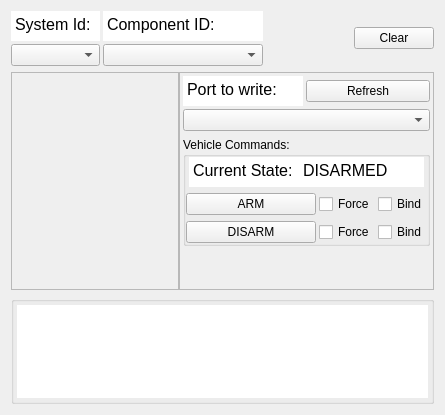
<?xml version="1.0" encoding="UTF-8"?>
<ui version="4.0">
 <class>MavlinkInspector</class>
 <widget class="QWidget" name="MavlinkInspector">
  <property name="geometry">
   <rect>
    <x>0</x>
    <y>0</y>
    <width>445</width>
    <height>415</height>
   </rect>
  </property>
  <property name="sizePolicy">
   <sizepolicy hsizetype="Preferred" vsizetype="Preferred">
    <horstretch>0</horstretch>
    <verstretch>0</verstretch>
   </sizepolicy>
  </property>
  <property name="minimumSize">
   <size>
    <width>440</width>
    <height>300</height>
   </size>
  </property>
  <property name="maximumSize">
   <size>
    <width>16777215</width>
    <height>16777215</height>
   </size>
  </property>
  <property name="windowTitle">
   <string>Form</string>
  </property>
  <property name="locale">
   <locale language="English" country="UnitedStates"/>
  </property>
  <layout class="QVBoxLayout" name="verticalLayout_8">
   <item>
    <layout class="QHBoxLayout" name="horizontalLayout">
     <property name="spacing">
      <number>3</number>
     </property>
     <item>
      <layout class="QVBoxLayout" name="verticalLayout">
       <property name="spacing">
        <number>3</number>
       </property>
       <item>
        <widget class="QTextBrowser" name="textBrowser_2">
         <property name="sizePolicy">
          <sizepolicy hsizetype="MinimumExpanding" vsizetype="Fixed">
           <horstretch>0</horstretch>
           <verstretch>0</verstretch>
          </sizepolicy>
         </property>
         <property name="minimumSize">
          <size>
           <width>80</width>
           <height>20</height>
          </size>
         </property>
         <property name="maximumSize">
          <size>
           <width>500</width>
           <height>30</height>
          </size>
         </property>
         <property name="sizeIncrement">
          <size>
           <width>0</width>
           <height>0</height>
          </size>
         </property>
         <property name="baseSize">
          <size>
           <width>0</width>
           <height>0</height>
          </size>
         </property>
         <property name="layoutDirection">
          <enum>Qt::LeftToRight</enum>
         </property>
         <property name="autoFillBackground">
          <bool>false</bool>
         </property>
         <property name="frameShape">
          <enum>QFrame::NoFrame</enum>
         </property>
         <property name="frameShadow">
          <enum>QFrame::Plain</enum>
         </property>
         <property name="verticalScrollBarPolicy">
          <enum>Qt::ScrollBarAlwaysOff</enum>
         </property>
         <property name="horizontalScrollBarPolicy">
          <enum>Qt::ScrollBarAlwaysOff</enum>
         </property>
         <property name="sizeAdjustPolicy">
          <enum>QAbstractScrollArea::AdjustToContents</enum>
         </property>
         <property name="lineWrapMode">
          <enum>QTextEdit::WidgetWidth</enum>
         </property>
         <property name="html">
          <string>&lt;!DOCTYPE HTML PUBLIC &quot;-//W3C//DTD HTML 4.0//EN&quot; &quot;http://www.w3.org/TR/REC-html40/strict.dtd&quot;&gt;
&lt;html&gt;&lt;head&gt;&lt;meta name=&quot;qrichtext&quot; content=&quot;1&quot; /&gt;&lt;meta charset=&quot;utf-8&quot; /&gt;&lt;style type=&quot;text/css&quot;&gt;
p, li { white-space: pre-wrap; }
hr { height: 1px; border-width: 0; }
li.unchecked::marker { content: &quot;\2610&quot;; }
li.checked::marker { content: &quot;\2612&quot;; }
&lt;/style&gt;&lt;/head&gt;&lt;body style=&quot; font-family:'Segoe UI'; font-size:9pt; font-weight:400; font-style:normal;&quot;&gt;
&lt;p style=&quot; margin-top:0px; margin-bottom:0px; margin-left:0px; margin-right:0px; -qt-block-indent:0; text-indent:0px;&quot;&gt;&lt;span style=&quot; font-size:12pt;&quot;&gt;System Id:&lt;/span&gt;&lt;/p&gt;&lt;/body&gt;&lt;/html&gt;</string>
         </property>
         <property name="textInteractionFlags">
          <set>Qt::NoTextInteraction</set>
         </property>
        </widget>
       </item>
       <item>
        <widget class="QComboBox" name="cmbx_sysid">
         <property name="sizePolicy">
          <sizepolicy hsizetype="MinimumExpanding" vsizetype="Fixed">
           <horstretch>30</horstretch>
           <verstretch>0</verstretch>
          </sizepolicy>
         </property>
         <property name="minimumSize">
          <size>
           <width>50</width>
           <height>0</height>
          </size>
         </property>
         <property name="maximumSize">
          <size>
           <width>500</width>
           <height>16777215</height>
          </size>
         </property>
         <property name="baseSize">
          <size>
           <width>0</width>
           <height>0</height>
          </size>
         </property>
        </widget>
       </item>
      </layout>
     </item>
     <item>
      <layout class="QVBoxLayout" name="verticalLayout_2">
       <property name="spacing">
        <number>3</number>
       </property>
       <item>
        <widget class="QTextBrowser" name="textBrowser_3">
         <property name="sizePolicy">
          <sizepolicy hsizetype="MinimumExpanding" vsizetype="Fixed">
           <horstretch>0</horstretch>
           <verstretch>0</verstretch>
          </sizepolicy>
         </property>
         <property name="minimumSize">
          <size>
           <width>160</width>
           <height>30</height>
          </size>
         </property>
         <property name="maximumSize">
          <size>
           <width>500</width>
           <height>30</height>
          </size>
         </property>
         <property name="sizeIncrement">
          <size>
           <width>0</width>
           <height>0</height>
          </size>
         </property>
         <property name="baseSize">
          <size>
           <width>0</width>
           <height>0</height>
          </size>
         </property>
         <property name="layoutDirection">
          <enum>Qt::LeftToRight</enum>
         </property>
         <property name="autoFillBackground">
          <bool>false</bool>
         </property>
         <property name="frameShape">
          <enum>QFrame::NoFrame</enum>
         </property>
         <property name="frameShadow">
          <enum>QFrame::Plain</enum>
         </property>
         <property name="verticalScrollBarPolicy">
          <enum>Qt::ScrollBarAlwaysOff</enum>
         </property>
         <property name="horizontalScrollBarPolicy">
          <enum>Qt::ScrollBarAlwaysOff</enum>
         </property>
         <property name="sizeAdjustPolicy">
          <enum>QAbstractScrollArea::AdjustToContents</enum>
         </property>
         <property name="lineWrapMode">
          <enum>QTextEdit::WidgetWidth</enum>
         </property>
         <property name="html">
          <string>&lt;!DOCTYPE HTML PUBLIC &quot;-//W3C//DTD HTML 4.0//EN&quot; &quot;http://www.w3.org/TR/REC-html40/strict.dtd&quot;&gt;
&lt;html&gt;&lt;head&gt;&lt;meta name=&quot;qrichtext&quot; content=&quot;1&quot; /&gt;&lt;meta charset=&quot;utf-8&quot; /&gt;&lt;style type=&quot;text/css&quot;&gt;
p, li { white-space: pre-wrap; }
hr { height: 1px; border-width: 0; }
li.unchecked::marker { content: &quot;\2610&quot;; }
li.checked::marker { content: &quot;\2612&quot;; }
&lt;/style&gt;&lt;/head&gt;&lt;body style=&quot; font-family:'Segoe UI'; font-size:9pt; font-weight:400; font-style:normal;&quot;&gt;
&lt;p style=&quot; margin-top:0px; margin-bottom:0px; margin-left:0px; margin-right:0px; -qt-block-indent:0; text-indent:0px;&quot;&gt;&lt;span style=&quot; font-size:12pt;&quot;&gt;Component ID:&lt;/span&gt;&lt;/p&gt;&lt;/body&gt;&lt;/html&gt;</string>
         </property>
         <property name="textInteractionFlags">
          <set>Qt::NoTextInteraction</set>
         </property>
        </widget>
       </item>
       <item>
        <widget class="QComboBox" name="cmbx_compid">
         <property name="sizePolicy">
          <sizepolicy hsizetype="MinimumExpanding" vsizetype="Fixed">
           <horstretch>30</horstretch>
           <verstretch>0</verstretch>
          </sizepolicy>
         </property>
         <property name="minimumSize">
          <size>
           <width>160</width>
           <height>0</height>
          </size>
         </property>
         <property name="maximumSize">
          <size>
           <width>500</width>
           <height>16777215</height>
          </size>
         </property>
         <property name="baseSize">
          <size>
           <width>0</width>
           <height>0</height>
          </size>
         </property>
        </widget>
       </item>
      </layout>
     </item>
     <item>
      <spacer name="horizontalSpacer">
       <property name="orientation">
        <enum>Qt::Horizontal</enum>
       </property>
       <property name="sizeType">
        <enum>QSizePolicy::Expanding</enum>
       </property>
       <property name="sizeHint" stdset="0">
        <size>
         <width>40</width>
         <height>20</height>
        </size>
       </property>
      </spacer>
     </item>
     <item>
      <widget class="QPushButton" name="btn_clear">
       <property name="text">
        <string>Clear</string>
       </property>
      </widget>
     </item>
    </layout>
   </item>
   <item>
    <layout class="QHBoxLayout" name="horizontalLayout_2">
     <property name="spacing">
      <number>0</number>
     </property>
     <item>
      <layout class="QVBoxLayout" name="verticalLayout_3">
       <property name="spacing">
        <number>3</number>
       </property>
       <item>
        <widget class="QScrollArea" name="scrollArea">
         <property name="sizePolicy">
          <sizepolicy hsizetype="MinimumExpanding" vsizetype="MinimumExpanding">
           <horstretch>0</horstretch>
           <verstretch>0</verstretch>
          </sizepolicy>
         </property>
         <property name="minimumSize">
          <size>
           <width>150</width>
           <height>0</height>
          </size>
         </property>
         <property name="widgetResizable">
          <bool>true</bool>
         </property>
         <widget class="QWidget" name="scrollAreaWidgetContents">
          <property name="geometry">
           <rect>
            <x>0</x>
            <y>0</y>
            <width>166</width>
            <height>235</height>
           </rect>
          </property>
         </widget>
        </widget>
       </item>
      </layout>
     </item>
     <item>
      <widget class="QScrollArea" name="scrollArea_cmds">
       <property name="sizePolicy">
        <sizepolicy hsizetype="Preferred" vsizetype="MinimumExpanding">
         <horstretch>0</horstretch>
         <verstretch>0</verstretch>
        </sizepolicy>
       </property>
       <property name="minimumSize">
        <size>
         <width>255</width>
         <height>0</height>
        </size>
       </property>
       <property name="widgetResizable">
        <bool>true</bool>
       </property>
       <widget class="QWidget" name="scrollAreaWidgetContents_2">
        <property name="geometry">
         <rect>
          <x>0</x>
          <y>0</y>
          <width>253</width>
          <height>237</height>
         </rect>
        </property>
        <layout class="QVBoxLayout" name="verticalLayout_6">
         <property name="leftMargin">
          <number>3</number>
         </property>
         <property name="topMargin">
          <number>3</number>
         </property>
         <property name="rightMargin">
          <number>3</number>
         </property>
         <property name="bottomMargin">
          <number>3</number>
         </property>
         <item>
          <layout class="QVBoxLayout" name="verticalLayout_4">
           <property name="spacing">
            <number>3</number>
           </property>
           <item>
            <layout class="QHBoxLayout" name="horizontalLayout_8">
             <property name="spacing">
              <number>3</number>
             </property>
             <item>
              <widget class="QTextBrowser" name="textBrowser_5">
               <property name="sizePolicy">
                <sizepolicy hsizetype="MinimumExpanding" vsizetype="Fixed">
                 <horstretch>0</horstretch>
                 <verstretch>0</verstretch>
                </sizepolicy>
               </property>
               <property name="minimumSize">
                <size>
                 <width>120</width>
                 <height>30</height>
                </size>
               </property>
               <property name="maximumSize">
                <size>
                 <width>0</width>
                 <height>30</height>
                </size>
               </property>
               <property name="sizeIncrement">
                <size>
                 <width>0</width>
                 <height>0</height>
                </size>
               </property>
               <property name="baseSize">
                <size>
                 <width>0</width>
                 <height>0</height>
                </size>
               </property>
               <property name="layoutDirection">
                <enum>Qt::LeftToRight</enum>
               </property>
               <property name="autoFillBackground">
                <bool>false</bool>
               </property>
               <property name="frameShape">
                <enum>QFrame::NoFrame</enum>
               </property>
               <property name="frameShadow">
                <enum>QFrame::Plain</enum>
               </property>
               <property name="verticalScrollBarPolicy">
                <enum>Qt::ScrollBarAlwaysOff</enum>
               </property>
               <property name="horizontalScrollBarPolicy">
                <enum>Qt::ScrollBarAlwaysOff</enum>
               </property>
               <property name="sizeAdjustPolicy">
                <enum>QAbstractScrollArea::AdjustToContents</enum>
               </property>
               <property name="lineWrapMode">
                <enum>QTextEdit::WidgetWidth</enum>
               </property>
               <property name="html">
                <string>&lt;!DOCTYPE HTML PUBLIC &quot;-//W3C//DTD HTML 4.0//EN&quot; &quot;http://www.w3.org/TR/REC-html40/strict.dtd&quot;&gt;
&lt;html&gt;&lt;head&gt;&lt;meta name=&quot;qrichtext&quot; content=&quot;1&quot; /&gt;&lt;meta charset=&quot;utf-8&quot; /&gt;&lt;style type=&quot;text/css&quot;&gt;
p, li { white-space: pre-wrap; }
hr { height: 1px; border-width: 0; }
li.unchecked::marker { content: &quot;\2610&quot;; }
li.checked::marker { content: &quot;\2612&quot;; }
&lt;/style&gt;&lt;/head&gt;&lt;body style=&quot; font-family:'Segoe UI'; font-size:9pt; font-weight:400; font-style:normal;&quot;&gt;
&lt;p style=&quot; margin-top:0px; margin-bottom:0px; margin-left:0px; margin-right:0px; -qt-block-indent:0; text-indent:0px;&quot;&gt;&lt;span style=&quot; font-size:12pt;&quot;&gt;Port to write:&lt;/span&gt;&lt;/p&gt;&lt;/body&gt;&lt;/html&gt;</string>
               </property>
               <property name="textInteractionFlags">
                <set>Qt::NoTextInteraction</set>
               </property>
              </widget>
             </item>
             <item>
              <widget class="QPushButton" name="btn_refresh_port_names">
               <property name="text">
                <string>Refresh</string>
               </property>
              </widget>
             </item>
            </layout>
           </item>
           <item>
            <widget class="QComboBox" name="cmbx_port_name">
             <property name="sizePolicy">
              <sizepolicy hsizetype="Preferred" vsizetype="Fixed">
               <horstretch>0</horstretch>
               <verstretch>0</verstretch>
              </sizepolicy>
             </property>
             <property name="minimumSize">
              <size>
               <width>0</width>
               <height>0</height>
              </size>
             </property>
             <property name="maximumSize">
              <size>
               <width>16777215</width>
               <height>16777215</height>
              </size>
             </property>
             <property name="baseSize">
              <size>
               <width>0</width>
               <height>0</height>
              </size>
             </property>
            </widget>
           </item>
          </layout>
         </item>
         <item>
          <widget class="QGroupBox" name="groupBox_vehicle_commands">
           <property name="sizePolicy">
            <sizepolicy hsizetype="Minimum" vsizetype="Preferred">
             <horstretch>0</horstretch>
             <verstretch>0</verstretch>
            </sizepolicy>
           </property>
           <property name="title">
            <string>Vehicle Commands:</string>
           </property>
           <layout class="QVBoxLayout" name="verticalLayout_5">
            <property name="leftMargin">
             <number>0</number>
            </property>
            <property name="topMargin">
             <number>0</number>
            </property>
            <property name="rightMargin">
             <number>0</number>
            </property>
            <property name="bottomMargin">
             <number>0</number>
            </property>
            <item>
             <layout class="QHBoxLayout" name="horizontalLayout_3">
              <property name="spacing">
               <number>0</number>
              </property>
              <property name="leftMargin">
               <number>3</number>
              </property>
              <property name="rightMargin">
               <number>3</number>
              </property>
              <item>
               <widget class="QTextBrowser" name="textBrowser_4">
                <property name="sizePolicy">
                 <sizepolicy hsizetype="Preferred" vsizetype="Fixed">
                  <horstretch>0</horstretch>
                  <verstretch>0</verstretch>
                 </sizepolicy>
                </property>
                <property name="minimumSize">
                 <size>
                  <width>110</width>
                  <height>30</height>
                 </size>
                </property>
                <property name="maximumSize">
                 <size>
                  <width>110</width>
                  <height>30</height>
                 </size>
                </property>
                <property name="sizeIncrement">
                 <size>
                  <width>0</width>
                  <height>0</height>
                 </size>
                </property>
                <property name="baseSize">
                 <size>
                  <width>0</width>
                  <height>0</height>
                 </size>
                </property>
                <property name="layoutDirection">
                 <enum>Qt::LeftToRight</enum>
                </property>
                <property name="autoFillBackground">
                 <bool>false</bool>
                </property>
                <property name="frameShape">
                 <enum>QFrame::NoFrame</enum>
                </property>
                <property name="frameShadow">
                 <enum>QFrame::Plain</enum>
                </property>
                <property name="verticalScrollBarPolicy">
                 <enum>Qt::ScrollBarAlwaysOff</enum>
                </property>
                <property name="horizontalScrollBarPolicy">
                 <enum>Qt::ScrollBarAlwaysOff</enum>
                </property>
                <property name="sizeAdjustPolicy">
                 <enum>QAbstractScrollArea::AdjustToContents</enum>
                </property>
                <property name="lineWrapMode">
                 <enum>QTextEdit::WidgetWidth</enum>
                </property>
                <property name="html">
                 <string>&lt;!DOCTYPE HTML PUBLIC &quot;-//W3C//DTD HTML 4.0//EN&quot; &quot;http://www.w3.org/TR/REC-html40/strict.dtd&quot;&gt;
&lt;html&gt;&lt;head&gt;&lt;meta name=&quot;qrichtext&quot; content=&quot;1&quot; /&gt;&lt;meta charset=&quot;utf-8&quot; /&gt;&lt;style type=&quot;text/css&quot;&gt;
p, li { white-space: pre-wrap; }
hr { height: 1px; border-width: 0; }
li.unchecked::marker { content: &quot;\2610&quot;; }
li.checked::marker { content: &quot;\2612&quot;; }
&lt;/style&gt;&lt;/head&gt;&lt;body style=&quot; font-family:'Segoe UI'; font-size:9pt; font-weight:400; font-style:normal;&quot;&gt;
&lt;p style=&quot; margin-top:0px; margin-bottom:0px; margin-left:0px; margin-right:0px; -qt-block-indent:0; text-indent:0px;&quot;&gt;&lt;span style=&quot; font-size:12pt;&quot;&gt;Current State:&lt;/span&gt;&lt;/p&gt;&lt;/body&gt;&lt;/html&gt;</string>
                </property>
                <property name="textInteractionFlags">
                 <set>Qt::NoTextInteraction</set>
                </property>
               </widget>
              </item>
              <item>
               <widget class="QTextBrowser" name="txt_armed_state">
                <property name="sizePolicy">
                 <sizepolicy hsizetype="Preferred" vsizetype="Fixed">
                  <horstretch>0</horstretch>
                  <verstretch>0</verstretch>
                 </sizepolicy>
                </property>
                <property name="minimumSize">
                 <size>
                  <width>0</width>
                  <height>30</height>
                 </size>
                </property>
                <property name="maximumSize">
                 <size>
                  <width>16777215</width>
                  <height>30</height>
                 </size>
                </property>
                <property name="sizeIncrement">
                 <size>
                  <width>0</width>
                  <height>0</height>
                 </size>
                </property>
                <property name="baseSize">
                 <size>
                  <width>0</width>
                  <height>0</height>
                 </size>
                </property>
                <property name="layoutDirection">
                 <enum>Qt::LeftToRight</enum>
                </property>
                <property name="autoFillBackground">
                 <bool>false</bool>
                </property>
                <property name="frameShape">
                 <enum>QFrame::NoFrame</enum>
                </property>
                <property name="frameShadow">
                 <enum>QFrame::Plain</enum>
                </property>
                <property name="verticalScrollBarPolicy">
                 <enum>Qt::ScrollBarAlwaysOff</enum>
                </property>
                <property name="horizontalScrollBarPolicy">
                 <enum>Qt::ScrollBarAlwaysOff</enum>
                </property>
                <property name="sizeAdjustPolicy">
                 <enum>QAbstractScrollArea::AdjustToContents</enum>
                </property>
                <property name="lineWrapMode">
                 <enum>QTextEdit::WidgetWidth</enum>
                </property>
                <property name="html">
                 <string>&lt;!DOCTYPE HTML PUBLIC &quot;-//W3C//DTD HTML 4.0//EN&quot; &quot;http://www.w3.org/TR/REC-html40/strict.dtd&quot;&gt;
&lt;html&gt;&lt;head&gt;&lt;meta name=&quot;qrichtext&quot; content=&quot;1&quot; /&gt;&lt;meta charset=&quot;utf-8&quot; /&gt;&lt;style type=&quot;text/css&quot;&gt;
p, li { white-space: pre-wrap; }
hr { height: 1px; border-width: 0; }
li.unchecked::marker { content: &quot;\2610&quot;; }
li.checked::marker { content: &quot;\2612&quot;; }
&lt;/style&gt;&lt;/head&gt;&lt;body style=&quot; font-family:'Segoe UI'; font-size:9pt; font-weight:400; font-style:normal;&quot;&gt;
&lt;p style=&quot; margin-top:0px; margin-bottom:0px; margin-left:0px; margin-right:0px; -qt-block-indent:0; text-indent:0px;&quot;&gt;&lt;span style=&quot; font-size:12pt;&quot;&gt;DISARMED&lt;/span&gt;&lt;/p&gt;&lt;/body&gt;&lt;/html&gt;</string>
                </property>
                <property name="textInteractionFlags">
                 <set>Qt::NoTextInteraction</set>
                </property>
               </widget>
              </item>
             </layout>
            </item>
            <item>
             <layout class="QHBoxLayout" name="horizontalLayout_6">
              <property name="spacing">
               <number>3</number>
              </property>
              <item>
               <widget class="QPushButton" name="btn_arm">
                <property name="sizePolicy">
                 <sizepolicy hsizetype="MinimumExpanding" vsizetype="Fixed">
                  <horstretch>0</horstretch>
                  <verstretch>0</verstretch>
                 </sizepolicy>
                </property>
                <property name="minimumSize">
                 <size>
                  <width>50</width>
                  <height>0</height>
                 </size>
                </property>
                <property name="text">
                 <string>ARM</string>
                </property>
               </widget>
              </item>
              <item>
               <widget class="QCheckBox" name="checkBox_arm_force">
                <property name="maximumSize">
                 <size>
                  <width>60</width>
                  <height>16777215</height>
                 </size>
                </property>
                <property name="text">
                 <string>Force</string>
                </property>
               </widget>
              </item>
              <item>
               <widget class="QCheckBox" name="checkBox_arm_bind">
                <property name="maximumSize">
                 <size>
                  <width>60</width>
                  <height>16777215</height>
                 </size>
                </property>
                <property name="text">
                 <string>Bind</string>
                </property>
                <property name="checkable">
                 <bool>true</bool>
                </property>
               </widget>
              </item>
             </layout>
            </item>
            <item>
             <layout class="QHBoxLayout" name="horizontalLayout_7">
              <property name="spacing">
               <number>3</number>
              </property>
              <item>
               <widget class="QPushButton" name="btn_disarm">
                <property name="sizePolicy">
                 <sizepolicy hsizetype="MinimumExpanding" vsizetype="Fixed">
                  <horstretch>0</horstretch>
                  <verstretch>0</verstretch>
                 </sizepolicy>
                </property>
                <property name="minimumSize">
                 <size>
                  <width>50</width>
                  <height>0</height>
                 </size>
                </property>
                <property name="text">
                 <string>DISARM</string>
                </property>
               </widget>
              </item>
              <item>
               <widget class="QCheckBox" name="checkBox_disarm_force">
                <property name="maximumSize">
                 <size>
                  <width>60</width>
                  <height>16777215</height>
                 </size>
                </property>
                <property name="text">
                 <string>Force</string>
                </property>
               </widget>
              </item>
              <item>
               <widget class="QCheckBox" name="checkBox_disarm_bind">
                <property name="maximumSize">
                 <size>
                  <width>60</width>
                  <height>16777215</height>
                 </size>
                </property>
                <property name="text">
                 <string>Bind</string>
                </property>
                <property name="checkable">
                 <bool>true</bool>
                </property>
               </widget>
              </item>
             </layout>
            </item>
           </layout>
          </widget>
         </item>
         <item>
          <spacer name="verticalSpacer">
           <property name="orientation">
            <enum>Qt::Vertical</enum>
           </property>
           <property name="sizeHint" stdset="0">
            <size>
             <width>0</width>
             <height>40</height>
            </size>
           </property>
          </spacer>
         </item>
        </layout>
       </widget>
      </widget>
     </item>
    </layout>
   </item>
   <item>
    <widget class="QGroupBox" name="groupBox_msg_browser">
     <property name="enabled">
      <bool>true</bool>
     </property>
     <property name="font">
      <font>
       <bold>false</bold>
       <kerning>true</kerning>
      </font>
     </property>
     <property name="contextMenuPolicy">
      <enum>Qt::DefaultContextMenu</enum>
     </property>
     <property name="title">
      <string/>
     </property>
     <property name="flat">
      <bool>false</bool>
     </property>
     <layout class="QVBoxLayout" name="verticalLayout_7">
      <property name="spacing">
       <number>3</number>
      </property>
      <property name="leftMargin">
       <number>3</number>
      </property>
      <property name="topMargin">
       <number>3</number>
      </property>
      <property name="rightMargin">
       <number>3</number>
      </property>
      <property name="bottomMargin">
       <number>3</number>
      </property>
      <item>
       <widget class="QTextBrowser" name="txt_msg_browser">
        <property name="frameShape">
         <enum>QFrame::NoFrame</enum>
        </property>
       </widget>
      </item>
     </layout>
    </widget>
   </item>
  </layout>
 </widget>
 <resources/>
 <connections/>
</ui>
